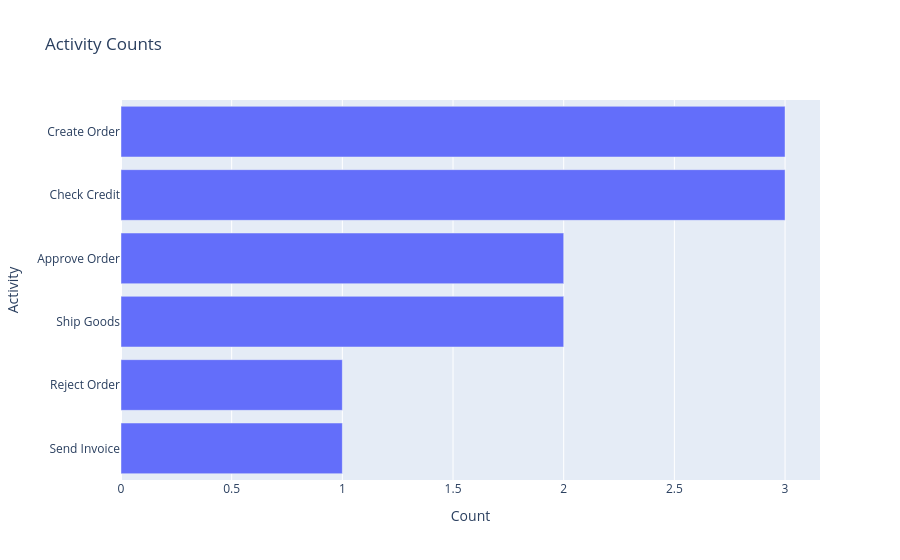

Notebook code cell kept with this figure:
### Code cell
activity_plot = kairo.plot_activity_counts(stats)
activity_plot.show()

### Figure 1 — Plotly figure (JSON) as saved in the notebook; plotly's stock layout.template omitted (floating-point values rounded to 4 significant figures)
{"data": [{"hovertemplate": "Count=%{x}<br>Activity=%{y}<extra></extra>", "legendgroup": "", "marker": {"color": "#636efa", "pattern": {"shape": ""}}, "name": "", "orientation": "h", "showlegend": false, "textposition": "auto", "type": "bar", "x": [3, 3, 2, 2, 1, 1], "xaxis": "x", "y": ["Create Order", "Check Credit", "Approve Order", "Ship Goods", "Reject Order", "Send Invoice"], "yaxis": "y"}], "layout": {"barmode": "relative", "legend": {"tracegroupgap": 0}, "title": {"text": "Activity Counts"}, "xaxis": {"anchor": "y", "domain": [0, 1], "title": {"text": "Count"}}, "yaxis": {"anchor": "x", "autorange": "reversed", "domain": [0, 1], "title": {"text": "Activity"}}}}
